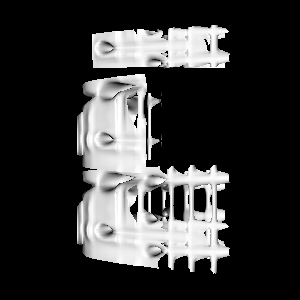

The Python source for this figure:
#!/usr/bin/env python

# Write and read XML structured grid in ASCII, appended, and binary modes, then render contours.

import os
import tempfile

import vtkmodules.vtkInteractionStyle  # noqa: F401
import vtkmodules.vtkRenderingFreeType  # noqa: F401
import vtkmodules.vtkRenderingOpenGL2  # noqa: F401

from vtkmodules.vtkCommonDataModel import vtkStructuredGrid
from vtkmodules.vtkFiltersCore import vtkContourFilter
from vtkmodules.vtkFiltersExtraction import vtkExtractGrid
from vtkmodules.vtkIOParallel import vtkMultiBlockPLOT3DReader
from vtkmodules.vtkIOXML import (
    vtkXMLStructuredGridReader,
    vtkXMLStructuredGridWriter,
)
from vtkmodules.vtkRenderingCore import (
    vtkActor,
    vtkPolyDataMapper,
    vtkRenderWindow,
    vtkRenderWindowInteractor,
    vtkRenderer,
)

# Data and temp paths
data_dir = os.environ.get("VPE_DATA_DIR", os.path.dirname(os.path.abspath(__file__)))
temp_dir = tempfile.mkdtemp()
file_0 = os.path.join(temp_dir, "sgFile0.vts")
file_1 = os.path.join(temp_dir, "sgFile1.vts")
file_2 = os.path.join(temp_dir, "sgFile2.vts")

# Read PLOT3D data
comb_reader = vtkMultiBlockPLOT3DReader()
comb_reader.SetXYZFileName(os.path.join(data_dir, "combxyz.bin"))
comb_reader.SetQFileName(os.path.join(data_dir, "combq.bin"))
comb_reader.SetScalarFunctionNumber(100)
comb_reader.Update()
output = comb_reader.GetOutput().GetBlock(0)

# Extract to reduce extents
extract = vtkExtractGrid()
extract.SetInputData(output)
extract.SetVOI(0, 28, 0, 32, 0, 24)
extract.Update()

# Write in ASCII mode (extracted piece)
grid_writer = vtkXMLStructuredGridWriter()
grid_writer.SetFileName(file_0)
grid_writer.SetInputConnection(extract.GetOutputPort())
grid_writer.SetDataModeToAscii()
grid_writer.Write()

# Write in appended mode (whole grid, 2 pieces)
grid_writer.SetInputData(output)
grid_writer.SetFileName(file_1)
grid_writer.SetDataModeToAppended()
grid_writer.SetNumberOfPieces(2)
grid_writer.Write()

# Write in binary mode (partial extent)
grid_writer.SetFileName(file_2)
grid_writer.SetDataModeToBinary()
grid_writer.SetWriteExtent(8, 56, 4, 16, 1, 24)
grid_writer.Write()

# Read the extracted grid
reader = vtkXMLStructuredGridReader()
reader.SetFileName(file_0)
reader.WholeSlicesOff()
reader.Update()

sg_0 = vtkStructuredGrid()
sg_0.DeepCopy(reader.GetOutput())
contour_0 = vtkContourFilter()
contour_0.SetInputData(sg_0)
contour_0.SetValue(0, 0.38)

mapper_0 = vtkPolyDataMapper()
mapper_0.SetInputConnection(contour_0.GetOutputPort())
mapper_0.ScalarVisibilityOff()

actor_0 = vtkActor()
actor_0.SetMapper(mapper_0)

# Read the whole grid
reader.SetFileName(file_1)
reader.WholeSlicesOn()
reader.Update()

sg_1 = vtkStructuredGrid()
sg_1.DeepCopy(reader.GetOutput())
contour_1 = vtkContourFilter()
contour_1.SetInputData(sg_1)
contour_1.SetValue(0, 0.38)

mapper_1 = vtkPolyDataMapper()
mapper_1.SetInputConnection(contour_1.GetOutputPort())
mapper_1.ScalarVisibilityOff()

actor_1 = vtkActor()
actor_1.SetMapper(mapper_1)
actor_1.SetPosition(0, -10, 0)

# Read the partially written grid
reader.SetFileName(file_2)
reader.Update()

contour_2 = vtkContourFilter()
contour_2.SetInputConnection(reader.GetOutputPort())
contour_2.SetValue(0, 0.38)

mapper_2 = vtkPolyDataMapper()
mapper_2.SetInputConnection(contour_2.GetOutputPort())
mapper_2.ScalarVisibilityOff()

actor_2 = vtkActor()
actor_2.SetMapper(mapper_2)
actor_2.SetPosition(0, 10, 0)

# Renderer
renderer = vtkRenderer()
renderer.AddActor(actor_0)
renderer.AddActor(actor_1)
renderer.AddActor(actor_2)

# Render window
render_window = vtkRenderWindow()
render_window.AddRenderer(renderer)
render_window.SetWindowName("xml structuredgrid")
render_window.SetMultiSamples(0)
render_window.SetSize(300, 300)

# Interactor
interactor = vtkRenderWindowInteractor()
interactor.SetRenderWindow(render_window)

interactor.Initialize()
interactor.Start()

# Clean up
for f in [file_0, file_1, file_2]:
    os.remove(f)
os.rmdir(temp_dir)
